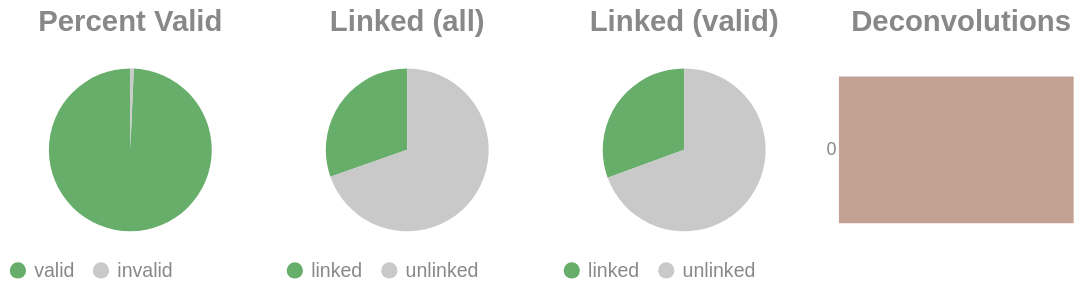

Notebook code for this chart:
### Code cell
if SKIPLR:
    pass
else:
    clash = Counter()
    for i in valids['molecule'].to_list():
        _mol = i.split("-")
        if len(_mol) == 1:
            clash.update('0')
        else:
            clash.update(_mol[-1])

    _d = {"deconvolutions": [], 'count': []}
    for k,v in clash.items():
        _d['deconvolutions'].append(k)
        _d['count'].append(v)

    tot_valid = valids['reads'].sum()
    mask = valids['reads'] >= 2
    n_linked_reads = valids.filter(mask)['reads'].sum()
    if n_linked_reads == 0:
        print_html("No linked molecules (>=2 reads) were detected; skipping linked-only distributions.")
        SKIPLR = True
    else:
        perc_valid = round(tot_valid / n_reads, 4)
        linked_perc_abs = round(n_linked_reads / n_reads, 4)
        linked_perc = round(n_linked_reads / tot_valid, 4)

    _valid = pl.DataFrame({"valids": ['valid', 'invalid'], "count": [tot_valid, n_reads - tot_valid]})
    _linked_abs = pl.DataFrame({"linked (absolute)": ['linked', 'unlinked'], "count": [n_linked_reads, n_reads - n_linked_reads]})
    _linked_rel = pl.DataFrame({"linked (valids)": ['linked', 'unlinked'], "count": [n_linked_reads, tot_valid - n_linked_reads]})

    (
        alt.hconcat(
            piechart(_valid, goodval = 'valid', title = "Percent Valid"),
            piechart(_linked_abs, goodval = "linked", title =  "Linked (all)"),
            piechart(_linked_rel, goodval = "linked", title =  "Linked (valid)"),
            convolutionbar(pl.DataFrame(_d), title = "Deconvolutions"),
            center = True,
            bounds = 'flush'
        )
        .resolve_scale(color='independent')
        .resolve_legend('independent')
        .properties(usermeta={'embedOptions': {"actions": False}})
    ).display()

### Figure 1 — Vega-Lite specification as saved in the notebook (floating-point values rounded to 4 significant figures)
{"width": "container", "height": 400, "config": {"title": {"anchor": "start", "dy": -15, "fontSize": 18, "color": "#888888", "subtitleColor": "#888888", "subtitleFontSize": 14}, "arc": {"fill": "#0072B2"}, "axis": {"domainColor": "#888888", "domainWidth": 0.5, "gridWidth": 0.2, "grid": false, "titleFontWeight": 400, "titleFontSize": 15, "labelFontSize": 11, "labelColor": "#888888", "tickColor": "#888888", "tickWidth": 0.2, "titleColor": "#888888"}, "axisBand": {"grid": false}, "axisX": {"grid": true, "tickSize": 10, "domainCap": "round"}, "axisY": {"domain": false, "grid": true, "tickSize": 0, "domainCap": "round"}, "background": "transparent", "header": {"labelFontSize": 15, "labelColor": "#888888", "titleFontSize": 15, "titleFontWeight": 600, "titleColor": "#888888"}, "legend": {"labelFont": "sans-serif", "labelFontSize": 12, "labelColor": "#888888", "symbolSize": 100, "symbolType": "circle", "titleFontSize": 12, "titlePadding": 10, "titleColor": "#888888", "title": null}, "range": {"category": ["#E69F00", "#56B4E9", "#009E73", "#F0E442", "#0072B2", "#D55E00", "#CC79A7", "#000000"], "diverging": ["#cfe8f3", "#a2d4ec", "#73bfe2", "#46abdb", "#1696d2", "#12719e"]}, "area": {"fill": "#0072B2", "fillOpacity": 0.7, "line": true, "strokeOpacity": 0.7}, "line": {"color": "#0072B2", "stroke": "#0072B2", "strokeWidth": 2}, "trail": {"color": "#0072B2", "stroke": "#0072B2", "strokeWidth": 0, "size": 1}, "point": {"filled": true, "fillOpacity": 1.0, "size": 95}, "text": {"color": "#888888", "fontSize": 11, "align": "right", "fontWeight": 400, "size": 11}, "bar": {"fill": "#0072B2", "stroke": null}, "view": {"stroke": null, "continuousWidth": 660, "continuousHeight": 400}}, "hconcat": [{"data": {"name": "data-6b59b110f22e7a6c8a2d867eaf5475d0"}, "mark": {"type": "arc"}, "encoding": {"color": {"field": "valids", "legend": {"orient": "bottom", "title": null}, "scale": {"domain": ["valid", "invalid"], "range": ["#68ae6b", "#C9C9C9"]}, "title": "Valids", "type": "nominal"}, "theta": {"field": "count", "type": "quantitative"}, "tooltip": [{"field": "valids", "title": "Valids", "type": "ordinal"}, {"field": "percent", "format": ".2%", "title": "Percent", "type": "quantitative"}, {"field": "count", "title": "Count", "type": "quantitative"}]}, "height": 100, "title": {"text": "Percent Valid", "align": "center", "anchor": "middle"}, "transform": [{"calculate": "datum.count / 7647838", "as": "percent"}], "width": 150}, {"data": {"name": "data-56929c39245ae06251a9ad2ae1802e72"}, "mark": {"type": "arc"}, "encoding": {"color": {"field": "linked (absolute)", "legend": {"orient": "bottom", "title": null}, "scale": {"domain": ["linked", "unlinked"], "range": ["#68ae6b", "#C9C9C9"]}, "title": "Linked (Absolute)", "type": "nominal"}, "theta": {"field": "count", "type": "quantitative"}, "tooltip": [{"field": "linked (absolute)", "title": "Linked (Absolute)", "type": "ordinal"}, {"field": "percent", "format": ".2%", "title": "Percent", "type": "quantitative"}, {"field": "count", "title": "Count", "type": "quantitative"}]}, "height": 100, "title": {"text": "Linked (all)", "align": "center", "anchor": "middle"}, "transform": [{"calculate": "datum.count / 7647838", "as": "percent"}], "width": 150}, {"data": {"name": "data-b99f3425eac9eb75f75cffe12d6efe1a"}, "mark": {"type": "arc"}, "encoding": {"color": {"field": "linked (valids)", "legend": {"orient": "bottom", "title": null}, "scale": {"domain": ["linked", "unlinked"], "range": ["#68ae6b", "#C9C9C9"]}, "title": "Linked (Valids)", "type": "nominal"}, "theta": {"field": "count", "type": "quantitative"}, "tooltip": [{"field": "linked (valids)", "title": "Linked (Valids)", "type": "ordinal"}, {"field": "percent", "format": ".2%", "title": "Percent", "type": "quantitative"}, {"field": "count", "title": "Count", "type": "quantitative"}]}, "height": 100, "title": {"text": "Linked (valid)", "align": "center", "anchor": "middle"}, "transform": [{"calculate": "datum.count / 7595196", "as": "percent"}], "width": 150}, {"data": {"name": "data-09d578e0882a32286837cb71714ebc6e"}, "mark": {"type": "bar"}, "encoding": {"color": {"field": "deconvolutions", "legend": null, "scale": {"scheme": "lightgreyred"}, "type": "nominal"}, "tooltip": [{"field": "deconvolutions", "title": "Deconvolutions", "type": "ordinal"}, {"field": "percent", "format": ".2%", "title": "Percent", "type": "quantitative"}, {"field": "count", "title": "Count", "type": "quantitative"}], "x": {"axis": null, "field": "count", "type": "quantitative"}, "y": {"field": "deconvolutions", "sort": "ascending", "title": null, "type": "nominal"}}, "height": 100, "title": {"text": "Deconvolutions", "align": "center", "anchor": "middle"}, "transform": [{"calculate": "datum.count / 6244429", "as": "percent"}], "width": 150}], "bounds": "flush", "center": true, "resolve": {"legend": {"angle": "independent"}, "scale": {"color": "independent"}}, "usermeta": {"embedOptions": {"actions": false}}, "$schema": "https://vega.github.io/schema/vega-lite/v6.1.0.json", "datasets": {"data-6b59b110f22e7a6c8a2d867eaf5475d0": [{"valids": "valid", "count": 7595196}, {"valids": "invalid", "count": 52642}], "data-56929c39245ae06251a9ad2ae1802e72": [{"linked (absolute)": "linked", "count": 2320720}, {"linked (absolute)": "unlinked", "count": 5327118}], "data-b99f3425eac9eb75f75cffe12d6efe1a": [{"linked (valids)": "linked", "count": 2320720}, {"linked (valids)": "unlinked", "count": 5274476}], "data-09d578e0882a32286837cb71714ebc6e": [{"deconvolutions": "0", "count": 6244429}]}}
